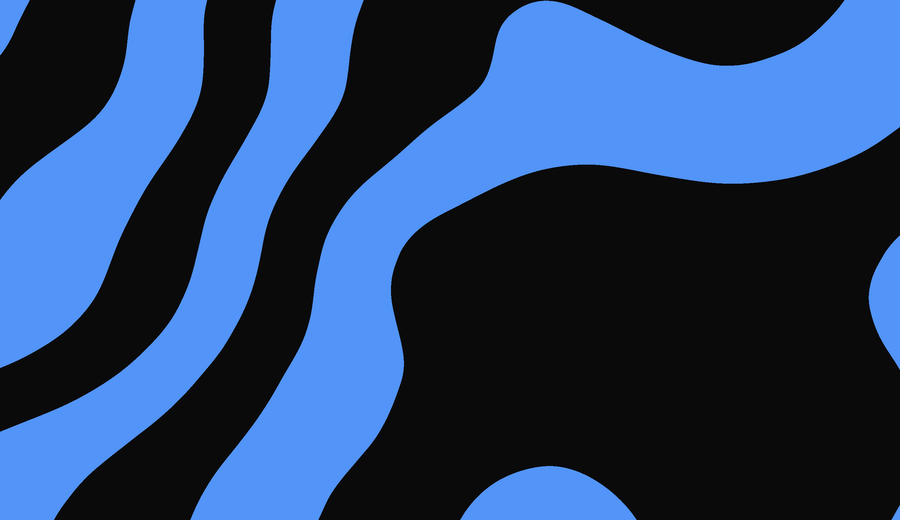
#> input picture assets/patterns/auspec.png, 900 x 520 px; its folder holds 3 pictures in this run
$ python comp.py
#> lines starting #> are read from the running program, lines starting #| are printed output that depends on the picture
#!/usr/bin/env python3
"""
compress_images.py - batch-optimize images for the web.

Non-destructive by default: reads from SOURCE, writes to an output directory,
mirroring the folder structure. Emits an optimized file in the original format
plus modern formats (WebP / AVIF) so you can serve them from <picture>.

    python compress_images.py ./images/projects
    python compress_images.py ./images/projects -o ./dist/images --max-dim 2000
    python compress_images.py ./images/projects --avif --quality 80
    python compress_images.py ./images/projects --in-place --no-webp   # careful

Requires Pillow. AVIF needs Pillow >= 11.3 or `pip install pillow-avif-plugin`.
"""

from __future__ import annotations

import argparse
import io
import os
import shutil
import sys
import threading
import time
from dataclasses import dataclass, field
from pathlib import Path

from PIL import Image, ImageOps

try:  # optional AVIF plugin for older Pillow
    import pillow_avif  # noqa: F401
except ImportError:
    pass

Image.init()
AVIF_AVAILABLE = "AVIF" in Image.SAVE
LANCZOS = getattr(Image, "Resampling", Image).LANCZOS

SOURCE_EXTS = {".png", ".jpg", ".jpeg", ".webp", ".gif", ".bmp", ".tif", ".tiff"}
EXT_FOR_FORMAT = {"JPEG": ".jpg", "PNG": ".png", "WEBP": ".webp", "AVIF": ".avif"}

# Don't let a decompression-bomb image take the process down.
Image.MAX_IMAGE_PIXELS = 256_000_000


# --------------------------------------------------------------------------- #
# results
# --------------------------------------------------------------------------- #

@dataclass
class Result:
    src: Path
    before: int = 0
    after: int = 0       # bytes a browser actually downloads (smallest output)
    written: int = 0     # bytes added to the build output
    outputs: list[str] = field(default_factory=list)
    note: str = ""
    error: str = ""


def human(n: float) -> str:
    sign = "-" if n < 0 else ""
    n = abs(n)
    for unit in ("B", "KB", "MB", "GB"):
        if abs(n) < 1024 or unit == "GB":
            return f"{sign}{n:.0f} {unit}" if unit == "B" else f"{sign}{n:.1f} {unit}"
        n /= 1024
    return f"{sign}{n:.1f} GB"


# --------------------------------------------------------------------------- #
# progress
# --------------------------------------------------------------------------- #

class Progress:
    """Single-line live progress bar; falls back to plain lines when piped."""

    def __init__(self, total: int, stream=sys.stderr):
        self.total = total
        self.done = 0
        self.saved = 0
        self.stream = stream
        self.tty = stream.isatty()
        self.start = time.monotonic()
        self.lock = threading.Lock()
        self._width = 0

    def update(self, res: Result) -> None:
        with self.lock:
            self.done += 1
            self.saved += res.before - res.after
            if self.tty:
                self._draw(res)
            else:
                pct = self.done / self.total * 100
                label = res.error or res.note or human(res.after - res.before)
                print(f"[{self.done}/{self.total}] {pct:5.1f}%  {res.src}  {label}",
                      file=self.stream, flush=True)

    def _draw(self, res: Result) -> None:
        frac = self.done / self.total
        cols = shutil.get_terminal_size((100, 20)).columns
        bar_len = 24
        filled = int(bar_len * frac)
        bar = "█" * filled + "░" * (bar_len - filled)

        elapsed = time.monotonic() - self.start
        eta = elapsed / frac - elapsed if frac else 0
        head = (f"\r[{bar}] {self.done}/{self.total} {frac*100:5.1f}%  "
                f"saved {human(self.saved)}  eta {int(eta)//60:02d}:{int(eta)%60:02d}  ")

        name = res.src.name
        room = max(0, cols - len(head) - 1)
        if len(name) > room:
            name = name[: max(0, room - 1)] + "…"
        line = head + name

        pad = " " * max(0, self._width - len(line))
        self._width = len(line)
        self.stream.write(line + pad)
        self.stream.flush()

    def close(self) -> None:
        if self.tty:
            self.stream.write("\r" + " " * self._width + "\r")
            self.stream.flush()


# --------------------------------------------------------------------------- #
# encoding
# --------------------------------------------------------------------------- #

def has_alpha(img: Image.Image) -> bool:
    return img.mode in ("RGBA", "LA", "PA") or "transparency" in img.info


def flatten(img: Image.Image, background: str) -> Image.Image:
    """Composite transparency onto a solid colour (JPEG has no alpha channel)."""
    if not has_alpha(img):
        return img.convert("RGB")
    img = img.convert("RGBA")
    canvas = Image.new("RGB", img.size, background)
    canvas.paste(img, mask=img.getchannel("A"))
    return canvas


def palettize(img: Image.Image) -> Image.Image:
    """Losslessly shrink PNGs that use 256 colours or fewer (icons, logos, UI)."""
    if img.mode in ("RGB", "RGBA") and img.getcolors(256) is not None:
        # FASTOCTREE is the only method that handles an alpha channel.
        method = (Image.Quantize.FASTOCTREE if has_alpha(img)
                  else Image.Quantize.MEDIANCUT)
        return img.quantize(colors=256, method=method)
    return img


def encode(img: Image.Image, fmt: str, args, icc: bytes | None) -> bytes:
    buf = io.BytesIO()
    opts: dict = {}
    if icc and not args.strip_icc:
        opts["icc_profile"] = icc

    if fmt == "JPEG":
        img = flatten(img, args.background)
        opts.update(quality=args.quality, optimize=True, progressive=True,
                    subsampling="4:2:0")
    elif fmt == "PNG":
        img = palettize(img)
        opts.update(optimize=True, compress_level=9)
    elif fmt == "WEBP":
        if args.lossless_webp:
            opts.update(lossless=True, quality=100, method=6)
        else:
            opts.update(quality=args.quality, method=6)
    elif fmt == "AVIF":
        opts.update(quality=args.quality, speed=args.avif_speed)

    img.save(buf, fmt, **opts)
    return buf.getvalue()


def targets_for(src_ext: str, args) -> list[str]:
    """Which formats to write for a given source file."""
    base = {".jpg": "JPEG", ".jpeg": "JPEG", ".png": "PNG", ".webp": "WEBP",
            ".gif": "PNG", ".bmp": "PNG", ".tif": "PNG", ".tiff": "PNG"}[src_ext]
    out = [] if args.only_modern and base != "WEBP" else [base]
    if args.webp and base != "WEBP":
        out.append("WEBP")
    if args.avif and AVIF_AVAILABLE:
        out.append("AVIF")
    return out or [base]


# --------------------------------------------------------------------------- #
# per-file work
# --------------------------------------------------------------------------- #

def process(src: Path, root: Path, out_root: Path, args) -> Result:
    res = Result(src=src)
    try:
        res.before = src.stat().st_size
        rel = src.relative_to(root)
        dest_dir = out_root / rel.parent

        with Image.open(src) as opened:
#> opened is the input picture: PIL image 900x520 RGB; mean R, G, B 38.8, 65.2, 104.8
            if getattr(opened, "is_animated", False):
                # Animated GIF/WebP: re-encoding frame-by-frame is a different
                # job (and usually a video conversion). Pass it through.
                res.note = "animated, copied as-is"
                res.after = res.written = res.before
                if not args.dry_run and not args.in_place:
                    dest_dir.mkdir(parents=True, exist_ok=True)
                    shutil.copy2(src, dest_dir / src.name)
                return res

            icc = opened.info.get("icc_profile")
            img = ImageOps.exif_transpose(opened)  # honour camera rotation
            original_size = img.size
#> original_size = (900, 520)

            if args.max_dim and max(img.size) > args.max_dim:
                img.thumbnail((args.max_dim, args.max_dim), LANCZOS)

            resized = img.size != original_size
#> resized = False
            encoded: dict[str, bytes] = {}
            for fmt in targets_for(src.suffix.lower(), args):
                encoded[fmt] = encode(img, fmt, args, icc)
#> after the loop, encoded = 2 items
            img.close()

        source_bytes = src.read_bytes()
        source_fmt = {".jpg": "JPEG", ".jpeg": "JPEG", ".png": "PNG",
                      ".webp": "WEBP"}.get(src.suffix.lower())

        # Re-encoding an already-optimized file usually makes it bigger and
        # always makes a JPEG worse. Keep the original when we didn't win.
        if (source_fmt in encoded and not resized
                and len(encoded[source_fmt]) >= len(source_bytes)):
            encoded[source_fmt] = source_bytes
            res.note = "original kept (already optimal)"

        # A lossy sibling that's bigger than the fallback is dead weight -
        # noisy PNGs and tiny sprites often land here. Don't ship it.
        if source_fmt in encoded and not args.only_modern:
            fallback = len(encoded[source_fmt])
#> fallback = 45994
            for fmt in ("WEBP", "AVIF"):
                if fmt in encoded and fmt != source_fmt and len(encoded[fmt]) >= fallback:
                    del encoded[fmt]

        if resized:
            res.note = f"{original_size[0]}x{original_size[1]} -> {img.size[0]}x{img.size[1]}"

        res.written = sum(len(b) for b in encoded.values())
#> res.written = 59268
        res.after = min(len(b) for b in encoded.values())
#> res.after = 13274
        res.outputs = [EXT_FOR_FORMAT[f] for f in encoded]
#> res.outputs = ['.png', '.webp']

        if not args.dry_run:
            dest_dir.mkdir(parents=True, exist_ok=True)
            for fmt, data in encoded.items():
                dest = dest_dir / (src.stem + EXT_FOR_FORMAT[fmt])
                tmp = dest.with_suffix(dest.suffix + ".tmp")
                tmp.write_bytes(data)
                os.replace(tmp, dest)  # atomic: never leave a half-written asset
#> this loop made 2 passes
    except Exception as exc:  # noqa: BLE001 - one bad file shouldn't kill the run
        res.error = f"{type(exc).__name__}: {exc}"
        res.after = res.written = res.before
    return res


# --------------------------------------------------------------------------- #
# cli
# --------------------------------------------------------------------------- #

def parse_args(argv=None):
    p = argparse.ArgumentParser(
        description="Optimize images for the web.",
        formatter_class=argparse.ArgumentDefaultsHelpFormatter)
    p.add_argument("source", nargs="?", default="./assets/patterns",
                   help="directory to scan (recursively)")
    p.add_argument("-o", "--out", default=None,
                   help="output directory [default: <source>-optimized]")
    p.add_argument("--in-place", action="store_true",
                   help="overwrite the source directory (destructive)")
    p.add_argument("-q", "--quality", type=int, default=82,
                   help="lossy quality, 0-100")
    p.add_argument("--max-dim", type=int, default=2560,
                   help="cap the longest edge in px (0 disables)")
    p.add_argument("--no-webp", dest="webp", action="store_false",
                   help="don't emit .webp siblings")
    p.add_argument("--avif", action="store_true",
                   help="also emit .avif (smallest, slowest to encode)")
    p.add_argument("--avif-speed", type=int, default=6,
                   help="AVIF encoder speed, 0=slowest/smallest .. 10")
    p.add_argument("--only-modern", action="store_true",
                   help="emit only webp/avif, no original-format fallback")
    p.add_argument("--lossless-webp", action="store_true",
                   help="lossless WebP (for flat graphics and logos)")
    p.add_argument("--background", default="#ffffff",
                   help="colour used to flatten alpha when writing JPEG")
    p.add_argument("--strip-icc", action="store_true",
                   help="drop the colour profile too (saves a few KB)")
    p.add_argument("-j", "--jobs", type=int, default=min(8, (os.cpu_count() or 4)),
                   help="parallel workers")
    p.add_argument("-n", "--dry-run", action="store_true",
                   help="report savings without writing anything")
    return p.parse_args(argv)


def main(argv=None) -> int:
    args = parse_args(argv)
    root = Path(args.source).resolve()
    if not root.is_dir():
        print(f"error: {root} is not a directory", file=sys.stderr)
        return 2

    out_root = root if args.in_place else Path(
        args.out or f"{root}-optimized").resolve()

    if args.in_place and not args.dry_run:
        print("WARNING: --in-place overwrites your originals. "
              "Make sure they're in version control.", file=sys.stderr)

    files = sorted(
        p for p in root.rglob("*")
        if p.is_file()
        and p.suffix.lower() in SOURCE_EXTS
        and not p.name.startswith(".")
        # never re-read our own output when it lives under the source tree
        and (args.in_place or out_root not in p.parents)
    )
    if not files:
        print(f"No images found under {root}")
        return 0

    if args.avif and not AVIF_AVAILABLE:
        print("note: AVIF unsupported by this Pillow build; skipping .avif "
              "(pip install pillow-avif-plugin)", file=sys.stderr)

    print(f"{len(files)} image(s) in {root}")
    print(f"-> {out_root}{'  (dry run)' if args.dry_run else ''}\n")

    progress = Progress(len(files))
    results: list[Result] = []

    if args.jobs > 1:
        from concurrent.futures import ThreadPoolExecutor
        with ThreadPoolExecutor(max_workers=args.jobs) as pool:
            for res in pool.map(lambda f: process(f, root, out_root, args), files):
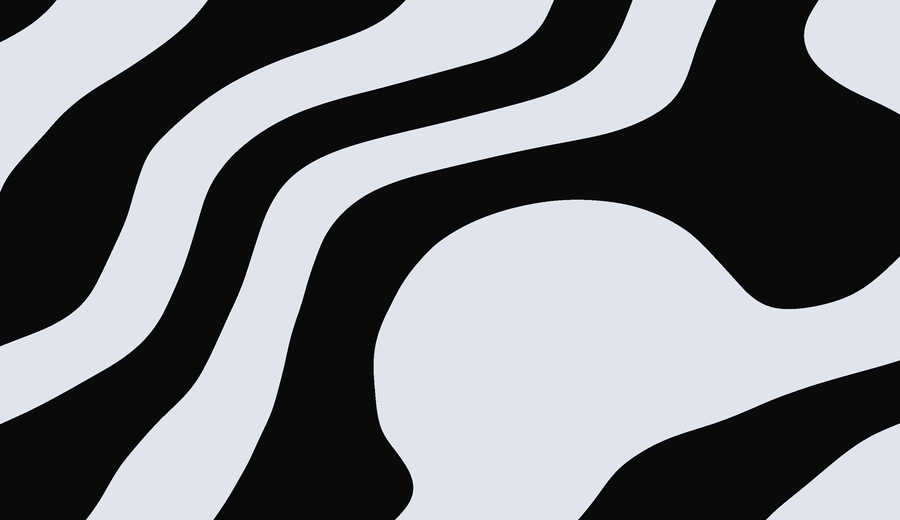
#> input picture assets/patterns/default.png, 900 x 520 px
#> in process, opened is the input picture: PIL image 900x520 RGB; mean R, G, B 118.7, 121.2, 125.3
#> in process (call 2), `fallback = len(encoded[source_fmt])`: fallback = 53372
#> in process (call 2), `res.written = sum(len(b) for b in encoded.values())`: res.written = 65672
#> in process (call 2), `res.after = min(len(b) for b in encoded.values())`: res.after = 12300
#> the loop in process (call 2), `for fmt, data in encoded.items():` made 2 passes
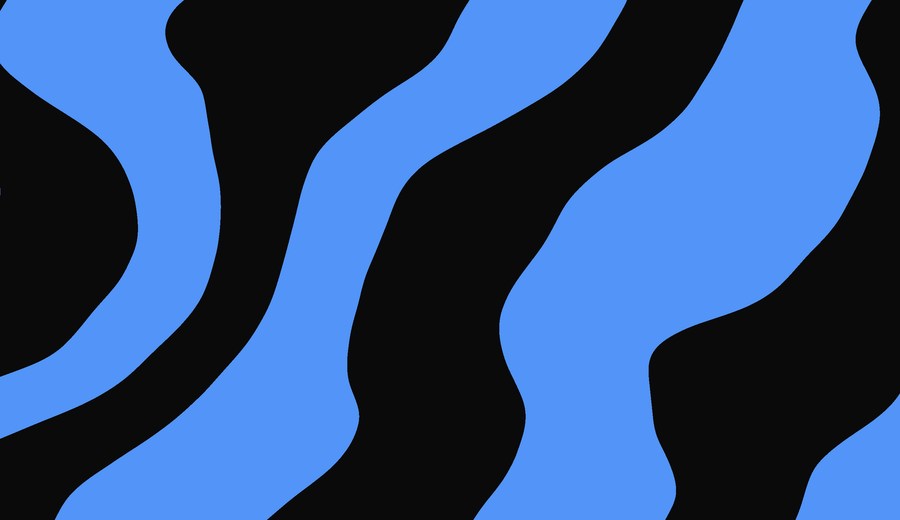
#> input picture assets/patterns/flex.png, 900 x 520 px
#> in process, opened is the input picture: PIL image 900x520 RGB; mean R, G, B 45.7, 78.5, 127.6
#> in process (call 3), `fallback = len(encoded[source_fmt])`: fallback = 44272
#> in process (call 3), `res.written = sum(len(b) for b in encoded.values())`: res.written = 56960
#> in process (call 3), `res.after = min(len(b) for b in encoded.values())`: res.after = 12688
#> the loop in process (call 3), `for fmt, data in encoded.items():` made 2 passes
                results.append(res)
                progress.update(res)
#> in update, `self.saved += res.before - res.after`: self.saved = 32813
#> in update, `label = res.error or res.note or human(res.after - res.before)`: label = '-32.0 KB'
    else:
        for f in files:
            res = process(f, root, out_root, args)
            results.append(res)
            progress.update(res)
    progress.close()

    before = sum(r.before for r in results)
    after = sum(r.after for r in results)
#> after = 38262
    written = sum(r.written for r in results)
#> written = 181900
    failed = [r for r in results if r.error]
    pct = (before - after) / before * 100 if before else 0
#> pct = 73.45

    for r in sorted(results, key=lambda r: r.before - r.after, reverse=True)[:10]:
        if r.before - r.after > 0:
            print(f"  -{human(r.before - r.after):>9}  "
                  f"{human(r.before):>9} -> {human(r.after):<9}  "
                  f"{r.src.relative_to(root)}"
                  f"{'  (' + r.note + ')' if r.note else ''}")
#> this loop made 3 passes
#|   -  40.5 KB    52.5 KB -> 12.0 KB    default.png
#|   -  32.0 KB    45.0 KB -> 13.0 KB    auspec.png
#|   -  30.8 KB    43.2 KB -> 12.4 KB    flex.png  (original kept (already optimal))

    print(f"\n{len(results) - len(failed)} processed, {len(failed)} failed")
    print(f"payload  {human(before)} -> {human(after)}   "
          f"saved {human(before - after)} ({pct:.1f}%)")
#> the loop in human, `for unit in ("B", "KB", "MB", "GB"):` made 2 passes
#> n on pass 1: 37.37
#> after the loop in human, `for unit in ("B", "KB", "MB", "GB"):`: n = 37.37
#> after the loop in human, `for unit in ("B", "KB", "MB", "GB"):`: n = 103.4
#| payload  140.8 KB -> 37.4 KB   saved 103.4 KB (73.5%)
    print(f"on disk  {human(written)} across {sum(len(r.outputs) for r in results)} "
          f"file(s), including fallbacks")
#> the loop in human, `for unit in ("B", "KB", "MB", "GB"):` made 2 passes
#> n on pass 1: 177.6
#> after the loop in human, `for unit in ("B", "KB", "MB", "GB"):`: n = 177.6
#| on disk  177.6 KB across 6 file(s), including fallbacks

    for r in failed:
        print(f"  FAILED {r.src}: {r.error}", file=sys.stderr)
    return 1 if failed else 0


if __name__ == "__main__":
    raise SystemExit(main())
#> (the program exits here)
